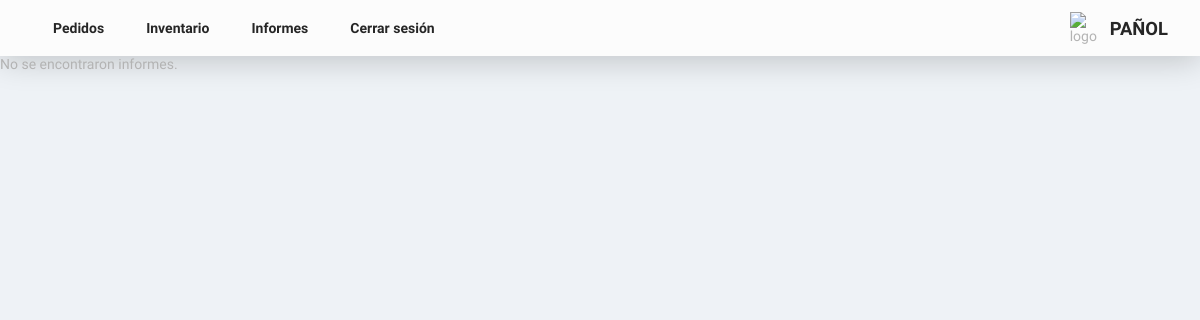
The page /pages/reports.php (signed in) on the database as committed earlier.
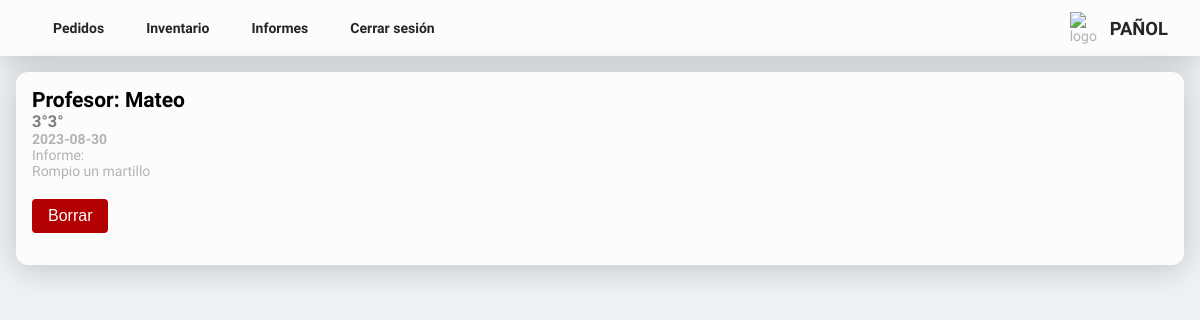
The same page on the database as committed later.
### tables this page shows
CREATE TABLE `informes` (
  `id` int(11) NOT NULL,
  `profesor` varchar(255) DEFAULT NULL,
  `curso` varchar(7) DEFAULT NULL,
  `texto` text DEFAULT NULL,
  `fecha` date DEFAULT NULL
);

### pages/reports.php (the view, shortened to what this page needs)
<?php
include('../php/connect_bd.php');
?>
<!DOCTYPE html>
<html lang="en">
<head>
  <link rel="stylesheet" href="../assets/css/style.css">
</head>
<body>
<header class="hero">
    <nav class="nav">
      <ul class="nav__list">
        <li class="nav__iteam">
          <a href="orders.php" class="nav__link">Pedidos</a>
        </li>
        <li class="nav__iteam">
          <a href="inventory.php" class="nav__link">Inventario</a>
        </li>
        <li class="nav__iteam">
          <a href="reports.php" class="nav__link">Informes</a>
        </li>
        <li class="nav__iteam">
          <a href="../php/logout.php" class="nav__link">Cerrar sesión</a>
        </li>
      </ul>
    </nav>
    <div class="hero__logo hero__logo-0">
      <img class="hero__logo-img" src="https://avatars.githubusercontent.com/u/6693385?s=200&v=4" alt="logo" />
      <h2 class="title__hero">Pañol</h2>
    </div>
  </header>
 <?php
$sql = "SELECT profesor, curso, fecha, texto, id FROM informes";
$result = $conexion->query($sql);
if ($result->num_rows > 0) {
    while ($row = $result->fetch_assoc()) {
        echo '<section class="inform__section">';
        echo '<div class="card__inform card">';
        echo '<div class="info__inform">';
        echo '<h1 class="title__inform" style="color: black;">Profesor: ' . $row['profesor'] . '</h1>';
        echo '<h3 class="curso__inform" style="color: grey;">' . $row['curso'] . '</h3>';
        echo '<h4 class="fecha__inform">' . $row['fecha'] . '</h4>';
        echo '</div>';
        echo '<div class="div__inform">';
        echo '<p class="paragraph__inform">Informe:</p>';
        echo '<div class="text__inform">';
        echo '<p>' . $row['texto'] . '</p>';
        echo '<div>';
        echo '<a href="../php/deleteReport.php?id_informe=' . $row['id'] . '"><button class="btn__blue" style="margin-top: 20px; background-color: rgb(179, 0, 0);">Borrar</button></a>';
        echo '</div>';
        echo '</div>';
        echo '</div>';
        echo '</section>';
    }
} else {
    echo "No se encontraron informes.";
}
?>
</body>
</html>

Rows that differ between the two databases and show on the page:
added informes: profesor "Mateo", curso "3°3°", fecha "2023-08-30", texto "Rompio un martillo"
Other text that changed with them:
text no longer shown: "No se encontraron informes."
